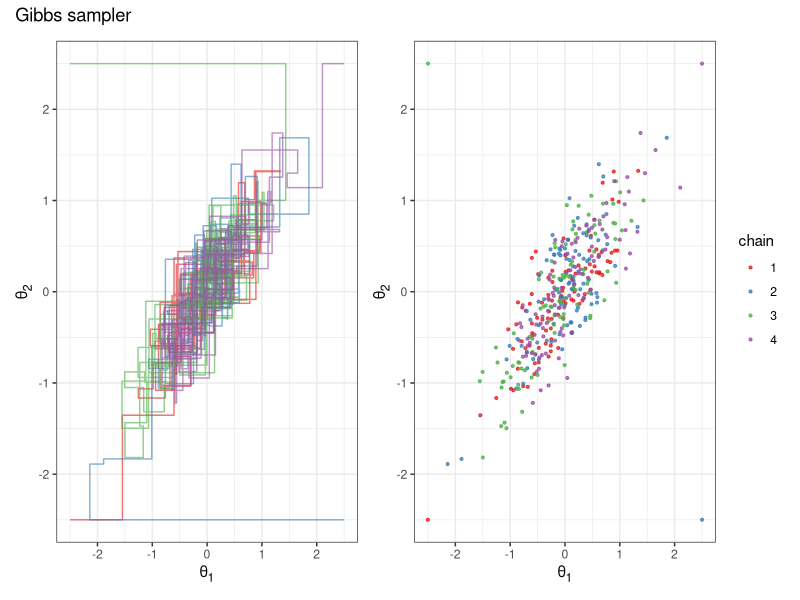
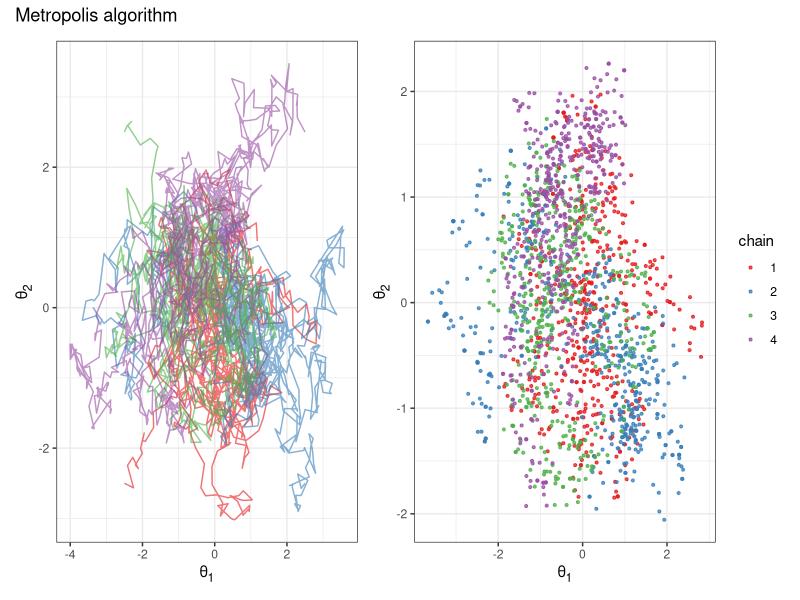

Write the R code that produced these figures, in order.
## ---- chunk 1
knitr::opts_chunk$set(echo = TRUE, dpi = 300, comment = "#>")

library(glue)
library(ggtext)
library(patchwork)
suppressPackageStartupMessages(library(tidyverse))

theme_set(theme_bw())
## ---- chunk 2
chain_to_df <- function(chain, names) {
  purrr::map_dfr(chain, ~ as.data.frame(t(.x))) %>%
    tibble::as_tibble() %>%
    purrr::set_names(names)
}

# Run a single chain of a Gibbs sampler for a bivariate normal distribution.
gibbs_sample_demo <- function(data, rho, theta_t0, N = 100) {
  theta_1 <- theta_t0[[1]]
  theta_2 <- theta_t0[[2]]
  y1 <- data[[1]]
  y2 <- data[[2]]

  chain <- as.list(rep(theta_t0, n = (2 * N) + 1))
  chain[[1]] <- c(theta_1, theta_2, 1)

  for (t in seq(2, N)) {
    theta_1 <- rnorm(1, y1 + rho * (theta_2 - y2), 1 - rho^2)
    chain[[2 * (t - 1)]] <- c(theta_1, theta_2, t)
    theta_2 <- rnorm(1, y2 + rho * (theta_1 - y1), 1 - rho^2)
    chain[[2 * (t - 1) + 1]] <- c(theta_1, theta_2, t)
  }

  chain_df <- chain_to_df(chain, names = c("theta_1", "theta_2", "t"))
  return(chain_df)
}


rho <- 0.8
y <- c(0, 0)
starting_points <- list(
  c(-2.5, -2.5), c(2.5, -2.5), c(-2.5, 2.5), c(2.5, 2.5)
)

set.seed(0)
gibbs_demo_chains <- purrr::map_dfr(
  seq(1, 4),
  ~ gibbs_sample_demo(y, rho, starting_points[[.x]]) %>%
    add_column(chain = as.character(.x))
)

plot_chains <- function(chain_df, x = theta_1, y = theta_2, color = chain) {
  chain_df %>%
    ggplot(aes(x = {{ x }}, y = {{ y }}, color = {{ color }})) +
    geom_path(alpha = 0.6, show.legend = FALSE) +
    scale_color_brewer(type = "qual", palette = "Set1")
}

plot_points <- function(chain_df, x = theta_1, y = theta_2, color = chain) {
  chain_df %>%
    ggplot(aes(x = {{ x }}, y = {{ y }}, color = {{ color }})) +
    geom_point(size = 0.75, alpha = 0.75) +
    scale_color_brewer(type = "qual", palette = "Set1")
}

theta_axis_labs <- function(p) {
  p +
    theme(
      axis.title.x = element_markdown(),
      axis.title.y = element_markdown()
    ) +
    labs(x = "θ<sub>1</sub>", y = "θ<sub>2</sub>")
}

gibbs_plot_chains <- plot_chains(gibbs_demo_chains) %>%
  theta_axis_labs()

gibbs_plot_points <- gibbs_demo_chains %>%
  group_by(chain, t) %>%
  slice_tail(n = 1) %>%
  ungroup() %>%
  plot_points() %>%
  theta_axis_labs()

(gibbs_plot_chains | gibbs_plot_points) + plot_annotation(title = "Gibbs sampler")
## ---- chunk 3
calc_metropolis_density_ratio <- function(t_star, t_m1, data, prior_cov_mat) {
  numerator <- mvtnorm::dmvnorm(t_star, data, prior_cov_mat)
  denominator <- mvtnorm::dmvnorm(t_m1, data, prior_cov_mat)
  return(numerator / denominator)
}

metropolis_algorithm_demo <- function(data, theta_t0, N = 1000, quiet = FALSE) {
  theta_t <- unlist(theta_t0)
  prior_dist_mu <- data
  prior_dist_cov_mat <- matrix(c(1, 0, 0, 1), nrow = 2)
  jumping_dist_cov_mat <- prior_dist_cov_mat * 0.2^2

  chain <- as.list(rep(NA_real_, n = N + 1))
  chain[[1]] <- theta_t

  n_accepts <- 0

  for (t in seq(2, N + 1)) {
    theta_star <- mvtnorm::rmvnorm(
      n = 1, mean = theta_t, sigma = jumping_dist_cov_mat
    )[1, ]

    density_ratio <- calc_metropolis_density_ratio(
      t_star = theta_star,
      t_m1 = theta_t,
      data = data,
      prior_cov_mat = prior_dist_cov_mat
    )

    accept <- runif(1) < min(c(1, density_ratio))
    if (accept) {
      theta_t <- theta_star
      n_accepts <- n_accepts + 1
    }
    chain[[t]] <- theta_t
  }
  if (!quiet) {
    frac_accepts <- n_accepts / N
    message(glue("fraction of accepted jumps: {frac_accepts}"))
  }
  return(chain_to_df(chain, names = c("theta_1", "theta_2")))
}

set.seed(0)
metropolis_chains <- purrr::map_dfr(
  seq(1, 4),
  ~ metropolis_algorithm_demo(c(0, 0), starting_points[[.x]]) %>%
    add_column(chain = as.character(.x))
)

metropolis_plot_chains <- plot_chains(metropolis_chains) %>%
  theta_axis_labs()
metropolis_plot_points <- metropolis_chains %>%
  group_by(chain) %>%
  slice_tail(n = 500) %>%
  plot_points() %>%
  theta_axis_labs()

(metropolis_plot_chains | metropolis_plot_points) + plot_annotation(title = "Metropolis algorithm")
